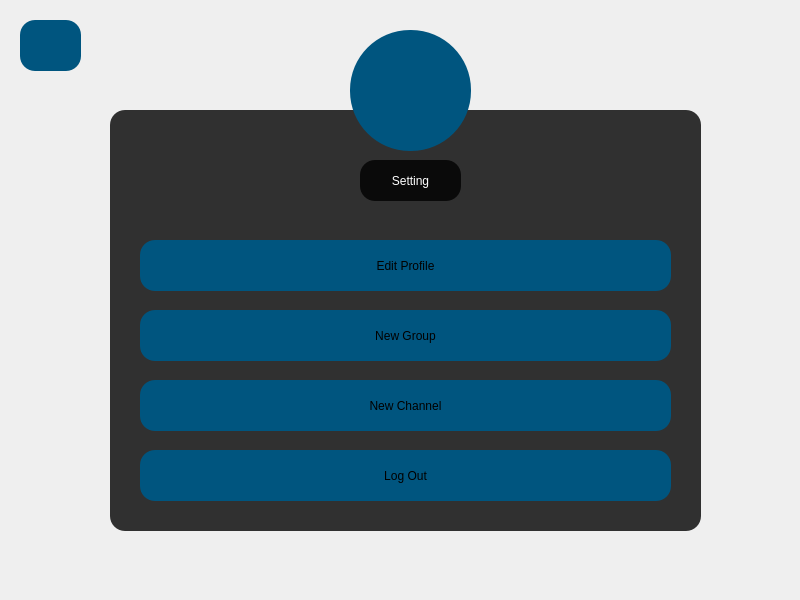
<?xml version="1.0" encoding="UTF-8"?>
<ui version="4.0">
 <class>Setting</class>
 <widget class="QDialog" name="Setting">
  <property name="geometry">
   <rect>
    <x>0</x>
    <y>0</y>
    <width>800</width>
    <height>600</height>
   </rect>
  </property>
  <property name="windowTitle">
   <string>Dialog</string>
  </property>
  <property name="styleSheet">
   <string notr="true">QDialog{
background-image: url(:/new/prefix1/image/iStock-697020460-scaled.jpg);
}


QFrame{
background:rgba(0,0,0,0.8);
border-radius:15px;
}


QToolButton{
border-radius:60px;
background-color: rgb(0, 85, 127);
}


QPushButton{
border-radius:15px;
background-color: rgb(0, 85, 127);
font: 900 14pt &quot;Segoe UI Black&quot;;
}


QPushButton:hover{
background-color: rgb(0, 0, 127);
}

QLabel{
color:white;
border-radius:15px;
font: 900 14pt &quot;Segoe UI Black&quot;;
}

</string>
  </property>
  <widget class="QFrame" name="frame">
   <property name="geometry">
    <rect>
     <x>110</x>
     <y>110</y>
     <width>591</width>
     <height>421</height>
    </rect>
   </property>
   <property name="frameShape">
    <enum>QFrame::StyledPanel</enum>
   </property>
   <property name="frameShadow">
    <enum>QFrame::Raised</enum>
   </property>
   <widget class="QPushButton" name="pushButton">
    <property name="geometry">
     <rect>
      <x>30</x>
      <y>130</y>
      <width>531</width>
      <height>51</height>
     </rect>
    </property>
    <property name="text">
     <string>Edit Profile</string>
    </property>
   </widget>
   <widget class="QPushButton" name="pushButton_2">
    <property name="geometry">
     <rect>
      <x>30</x>
      <y>200</y>
      <width>531</width>
      <height>51</height>
     </rect>
    </property>
    <property name="text">
     <string>New Group</string>
    </property>
   </widget>
   <widget class="QPushButton" name="pushButton_3">
    <property name="geometry">
     <rect>
      <x>30</x>
      <y>270</y>
      <width>531</width>
      <height>51</height>
     </rect>
    </property>
    <property name="text">
     <string>New Channel</string>
    </property>
   </widget>
   <widget class="QPushButton" name="pushButton_5">
    <property name="geometry">
     <rect>
      <x>30</x>
      <y>340</y>
      <width>531</width>
      <height>51</height>
     </rect>
    </property>
    <property name="text">
     <string>Log Out</string>
    </property>
   </widget>
   <widget class="QLabel" name="label">
    <property name="geometry">
     <rect>
      <x>250</x>
      <y>50</y>
      <width>101</width>
      <height>41</height>
     </rect>
    </property>
    <property name="text">
     <string>Setting</string>
    </property>
    <property name="alignment">
     <set>Qt::AlignCenter</set>
    </property>
   </widget>
  </widget>
  <widget class="QToolButton" name="toolButton">
   <property name="geometry">
    <rect>
     <x>350</x>
     <y>30</y>
     <width>121</width>
     <height>121</height>
    </rect>
   </property>
   <property name="text">
    <string/>
   </property>
   <property name="icon">
    <iconset resource="images.qrc">
     <normaloff>:/new/prefix1/image/76716.png</normaloff>:/new/prefix1/image/76716.png</iconset>
   </property>
   <property name="iconSize">
    <size>
     <width>70</width>
     <height>70</height>
    </size>
   </property>
  </widget>
  <widget class="QPushButton" name="pushButton_4">
   <property name="geometry">
    <rect>
     <x>20</x>
     <y>20</y>
     <width>61</width>
     <height>51</height>
    </rect>
   </property>
   <property name="text">
    <string/>
   </property>
   <property name="icon">
    <iconset resource="images.qrc">
     <normaloff>:/new/prefix1/image/93634.png</normaloff>:/new/prefix1/image/93634.png</iconset>
   </property>
   <property name="iconSize">
    <size>
     <width>40</width>
     <height>40</height>
    </size>
   </property>
  </widget>
 </widget>
 <resources>
  <include location="images.qrc"/>
 </resources>
 <connections/>
</ui>
